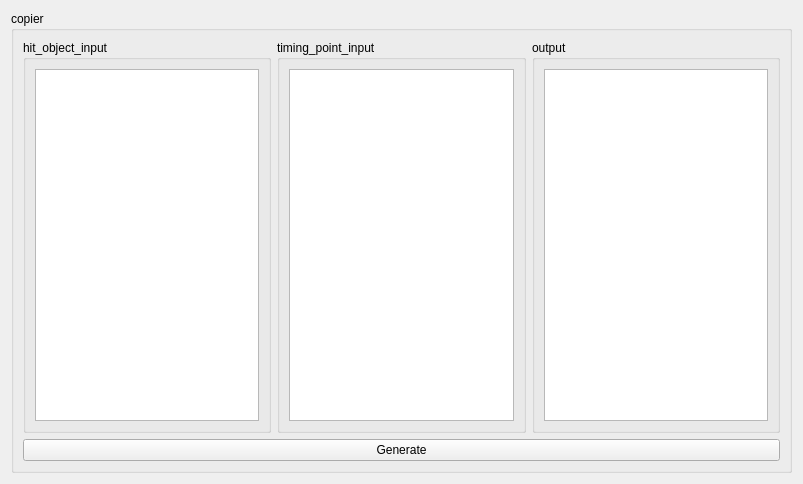
<?xml version="1.0" encoding="UTF-8"?>
<ui version="4.0">
 <class>Copier</class>
 <widget class="QWidget" name="Copier">
  <property name="geometry">
   <rect>
    <x>0</x>
    <y>0</y>
    <width>803</width>
    <height>484</height>
   </rect>
  </property>
  <property name="windowTitle">
   <string>Form</string>
  </property>
  <layout class="QGridLayout" name="gridLayout">
   <item row="0" column="0">
    <widget class="QGroupBox" name="lo">
     <property name="title">
      <string>copier</string>
     </property>
     <layout class="QGridLayout" name="gridLayout_12">
      <item row="0" column="0" rowspan="2">
       <widget class="QGroupBox" name="hoLO">
        <property name="title">
         <string>hit_object_input</string>
        </property>
        <layout class="QGridLayout" name="gridLayout_13">
         <item row="0" column="0">
          <widget class="QPlainTextEdit" name="ho">
           <property name="placeholderText">
            <string>&lt;Editor Hit Object&gt;</string>
           </property>
          </widget>
         </item>
        </layout>
       </widget>
      </item>
      <item row="0" column="1" rowspan="2">
       <widget class="QGroupBox" name="tpLO">
        <property name="title">
         <string>timing_point_input</string>
        </property>
        <layout class="QGridLayout" name="gridLayout_14">
         <item row="0" column="0">
          <widget class="QPlainTextEdit" name="tp">
           <property name="placeholderText">
            <string>&lt;Timing Point&gt;</string>
           </property>
          </widget>
         </item>
        </layout>
       </widget>
      </item>
      <item row="0" column="2" rowspan="2">
       <widget class="QGroupBox" name="outputLO">
        <property name="title">
         <string>output</string>
        </property>
        <layout class="QGridLayout" name="gridLayout_15">
         <item row="0" column="0">
          <widget class="QPlainTextEdit" name="output"/>
         </item>
        </layout>
       </widget>
      </item>
      <item row="2" column="0" colspan="3">
       <widget class="QPushButton" name="generate">
        <property name="text">
         <string>Generate</string>
        </property>
       </widget>
      </item>
     </layout>
    </widget>
   </item>
  </layout>
 </widget>
 <resources/>
 <connections/>
</ui>
